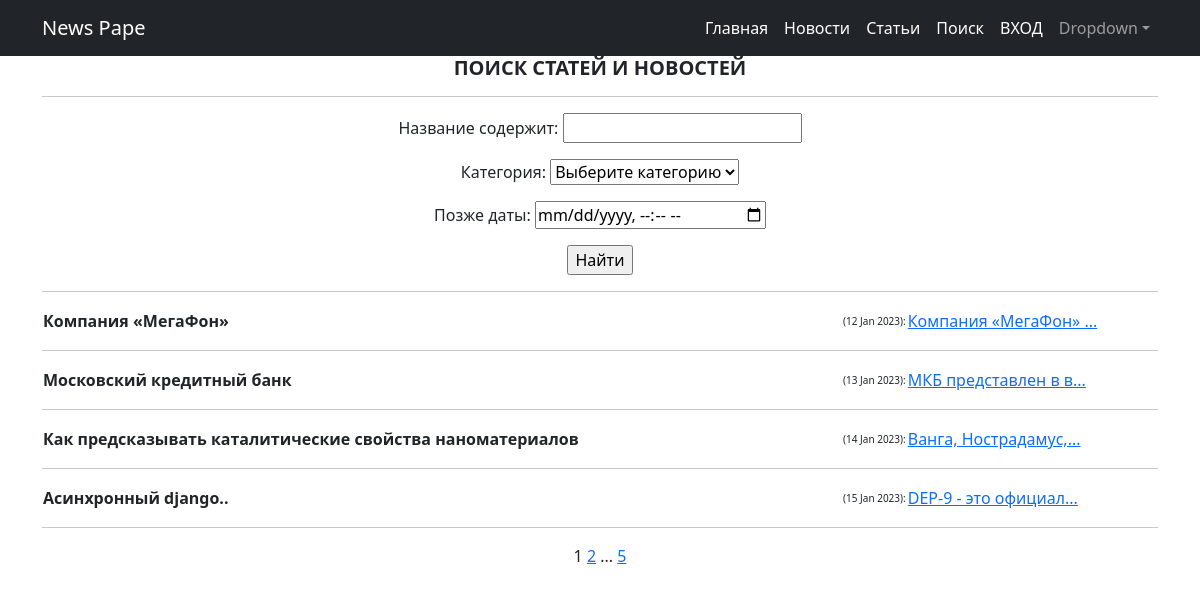
The app's page /search/ with its own data.
### news/models.py (models this page shows, shortened)
class Post(models.Model):
    author = models.ForeignKey(Author, on_delete=models.CASCADE)
    NEWS = 'nw'
    ARTICLE = 'ar'
    CATEGORY_CHOICES = ((NEWS, 'Новость'), (ARTICLE, 'Статья'))
    categoryType = models.CharField(max_length=2, choices=CATEGORY_CHOICES, default=NEWS)
    dateCreation = models.DateTimeField(auto_now_add=True)
    postCategory = models.ManyToManyField(Category, through='PostCategory')
    title = models.CharField(max_length=128)
    text = models.TextField()
    rating = models.SmallIntegerField(default=0)
    def preview(self):
        return '{}...'.format(self.text[0:19])

### news/views.py (the view)
# urls.py: path('search/', SeeArhive.as_view()),
class SeeArhive(ListView):
    model = Post
    context_object_name = 'SeeArhive'
    template_name = 'news/search.html'
    paginate_by = 4
    def get_queryset(self):
        queryset = super().get_queryset()
        self.filterset = SeArch(self.request.GET, queryset)
        return self.filterset.qs
    def get_context_data(self, **kwargs):
        context = super().get_context_data(**kwargs)
        context['filterset'] = self.filterset
        return context

### news/models.py (called while the page is built)
    def __str__(self):
        return '{}'.format(self.name)

### news/templatetags/custom_tags.py (called while the page is built)
@register.simple_tag(takes_context=True)
def url_replace(context, **kwargs):
   d = context['request'].GET.copy()
   for k, v in kwargs.items():
       d[k] = v
   return d.urlencode()

### news/templates/news/search.html (shortened to what this page needs)
{% extends 'flatpages/default.html' %}
{% load custom_tags %}
{% block content %}
<h5><strong>ПОИСК СТАТЕЙ И НОВОСТЕЙ</strong></h5>
<hr>
   <form action="" method="get">
       {{ filterset.form.as_p }}
       <input type="submit" value="Найти" />
   </form>
<hr>
{% for post in SeeArhive %}
<table>
     <tr>
     <td width="800"  align="left" style="font-size:16px"><strong>{{ post.title }}</strong></td>
     <td style="font-size:10px">({{ post.dateCreation|date:'d M Y' }}):</td>
     <td><a href="{{ post.pk }}">{{ post.preview }}</a></td>
     </tr>
</table>
<hr>
{% endfor %}
   {{ page_obj.number }}
   {% if page_obj.has_next %}
       <a href="?{% url_replace page=page_obj.next_page_number %}">{{ page_obj.next_page_number }}</a>
       {% if paginator.num_pages != page_obj.next_page_number %}
           ...
           <a href="?{% url_replace page=page_obj.paginator.num_pages %}">{{ page_obj.paginator.num_pages }}</a>
       {% endif %}
   {% endif %}
{% endblock content %}

### records on screen
Post: title "Компания «МегаФон»", dateCreation "12 Jan 2023", preview "Компания «МегаФон» ..."
Post: title "Московский кредитный банк", dateCreation "13 Jan 2023", preview "МКБ представлен в в..."
Post: title "Как предсказывать каталитические свойства наноматериалов", dateCreation "14 Jan 2023", preview "Ванга, Нострадамус,..."
Post: title "Асинхронный django..", dateCreation "15 Jan 2023", preview "DEP-9 - это официал..."

### other values on screen
{{ page_obj.number }} "1"
{{ page_obj.next_page_number }} "2"
{{ page_obj.paginator.num_pages }} "5"
